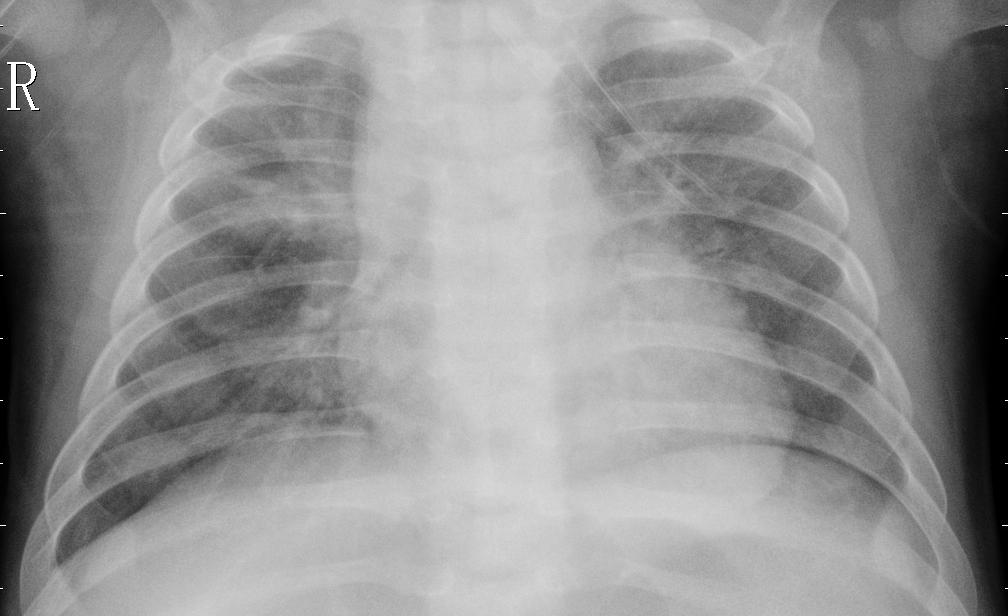
#> input picture image_30.jpeg, 1008 x 616 px, found by its file name
$ jupyter execute Genetic_Algorithm.ipynb
#> lines starting #> are read from the running program, lines starting #| are printed output that depends on the picture
#Genetic Algorithm
##Steps Of Genetic Algorithm

1. Encoding
2. Initial population
3. Fitness function
4. Selection
5. Mating pool
6. Crossover
7. Mutation

IMPORTING LIBRARIES

[cell 1]
import numpy as np
import matplotlib.pyplot as plt
import cv2
import random
from sklearn.metrics import mean_squared_error
from skimage.metrics import structural_similarity as ssim

POPULATION GENERATION

[cell 2]
def gen_population(chromosome_length, population_size):
  population=[]
  for i in range(population_size):
    chromosome = random.choices([0, 1], k=chromosome_length)
    population.append(chromosome)

  return population

DECODING THE TILE SIZE

[cell 3]
def bin2dec(chromosome):
  decimal=0

  for i in chromosome:
    decimal=decimal*2 + int(i)

  return decimal

DIVIDING THE CHROMOSOMES FOR LENGTH AND BREADTH

[cell 4]
def divide_chromosome(chromosome):
  mbits=len(chromosome)//2
  nbits=len(chromosome)-mbits

  m=chromosome[:mbits]
  n=chromosome[nbits:]

  m=bin2dec(m)
  n=bin2dec(n)

  return m,n

DEFINING A FITNESS FUNCTION

[cell 5]
def calculate_fitness(original_image,enhanced_image):
  org_img=np.asarray(original_image)
  enh_img=np.asarray(enhanced_image)


  mse=np.mean((org_img - enh_img) ** 2)
  maxpixel=255.0

  psnr=20*np.log10(maxpixel/np.sqrt(mse))

  return psnr

APPLYING CLAHE FOR FITNESS FUNCTION

[cell 6]
def ApplyClahe(image,cliplimit=2.0,gridsize=(8,8)):
  LABimage=cv2.cvtColor(image,cv2.COLOR_BGR2LAB)
  L,A,B=cv2.split(LABimage)
  CLAHE=cv2.createCLAHE(cliplimit,gridsize)
  Enh_L=CLAHE.apply(L)
  Enh_LAB=cv2.merge((Enh_L,A,B))

  return cv2.cvtColor(Enh_LAB,cv2.COLOR_LAB2BGR)

FITNESS GENERATION

[cell 7]
def generate_fitness(population,image,eachgentable):
  Fitness_table=np.zeros(len(population))
  print("Length Of Chromosome: ",len(population[0]))
  for i, current_chromosome in enumerate(population):
    m,n=divide_chromosome(current_chromosome)
    grid=(m,n)
    Enh_image=ApplyClahe(image,gridsize=grid)
    Fitness_table[i]=calculate_fitness(image,Enh_image)
  eachgentable.append(Fitness_table)
  plt.plot(Fitness_table)
  return Fitness_table,eachgentable

SORTING FITNESS

[cell 8]
def sortfitness(population,fitness_table,bestfitnesstable):
    combined_arrays = [(population[i], fitness_table[i]) for i in range(len(population))]


    sorted_combined_arrays = sorted(combined_arrays, key=lambda x: x[1])

    sorted_population = [t[0] for t in sorted_combined_arrays]
    sorted_fitness_table = [t[1] for t in sorted_combined_arrays]

    # print("Fittest Chromosome's Score: ", sorted_fitness_table[len(population)-1], " Fittest Chromosome: ",sorted_population[len(population)-1])
    bestfitnesstable.append(sorted_fitness_table[len(population)-1])
    return sorted_population,sorted_fitness_table,bestfitnesstable

SELECTION

[cell 9]
def roulette_wheel_selection(fitness_table, population):
  fitness_cdf = np.cumsum(fitness_table)
  fitness_cdf = fitness_cdf / fitness_cdf[-1]

  rand_num = np.random.rand()
  for i in range(len(population)):
    if rand_num < fitness_cdf[i]:
      selected_parent = population[i]

      return selected_parent

TWO POINT CROSSOVER

[cell 10]
def crossover(parent1,parent2):
  point1,point2=np.random.choice(len(parent1),size=2,replace=False)
  child1=parent1[:min(point1,point2)]+parent2[min(point1,point2):max(point1,point2)]+parent1[max(point1,point2):]
  child2=parent2[:min(point1,point2)]+parent1[min(point1,point2):max(point1,point2)]+parent2[max(point1,point2):]
  return child1, child2

GENERATING NEW POPULATION

[cell 11]
def newgeneration(child1,child2,population):
  population[0]=child1
  population[1]=child2
  return population

THREE POINT MUTATION

[cell 12]
def mutation(population):
  selected_chromosome=random.randint(0,len(population)-2)

  point1=np.random.randint(0,len(population[0])-1)
  point2=np.random.randint(0,len(population[0])-1)
  point3=np.random.randint(0,len(population[0])-1)
  if population[selected_chromosome][point1]==1:
    population[selected_chromosome][point1]=0
  else:
    population[selected_chromosome][point1]=1

  if population[selected_chromosome][point2]==1:
    population[selected_chromosome][point2]=0
  else:
    population[selected_chromosome][point2]=1

  if population[selected_chromosome][point3]==1:
    population[selected_chromosome][point3]=0
  else:
    population[selected_chromosome][point3]=1

  return population

CODE FOR GA IMPLEMENTATION

[cell 13]
def GA_for_CLAHE(image,max_m,max_n,population_size,generations):
  chromosome_length=len(bin(max(max_m,max_n))[2:])*2
  population=gen_population(chromosome_length,population_size)
  Best_fitness=[]
  eachgentable=[]

  print("--------------------------------------------------------------------")

  for i in range(generations):
    print("Generation: ", i+1)
    fitness_table,eachgentable=generate_fitness(population,image,eachgentable)
    population,fitness_table,Best_fitness=sortfitness(population,fitness_table,Best_fitness)

    parent1=roulette_wheel_selection(fitness_table,population)
    parent2=roulette_wheel_selection(fitness_table,population)
    child1,child2=crossover(parent1,parent2)
    population=newgeneration(child1,child2,population)

    parent1=roulette_wheel_selection(fitness_table,population)
    parent2=roulette_wheel_selection(fitness_table,population)
    child1,child2=crossover(parent1,parent2)
    population=newgeneration(child1,child2,population)

    parent1=roulette_wheel_selection(fitness_table,population)
    parent2=roulette_wheel_selection(fitness_table,population)
    child1,child2=crossover(parent1,parent2)
    population=newgeneration(child1,child2,population)

    population=mutation(population)
    population=mutation(population)
    population=mutation(population)
    population=mutation(population)


    print("------------------------------------------------------------------")

  enhanced_image=applyclahe(image,population=population,population_size=population_size,max_m=max_m,max_n=max_n)


  return enhanced_image, Best_fitness, eachgentable

FUNCTION FOR APPLYING CLAHE FOR THE FINAL VALUES

[cell 14]
def applyclahe(image,population,population_size,max_m,max_n):
  best_chromosome = population[population_size-1]
  m,n = divide_chromosome(best_chromosome)

  m=max(min(m,max_m), 2)
  n=max(min(n,max_n), 2)

  print(m)
  print(n)

  grid=(m,n)
  enhanced_image=ApplyClahe(image,gridsize=grid)
  return enhanced_image

COMPARING IMAGES BY PLOTTING THEM

[cell 15]
def compare_images(original_image,enhanced_image):
  original_image = cv2.cvtColor(original_image, cv2.COLOR_BGR2RGB)
  enhanced_image = cv2.cvtColor(enhanced_image, cv2.COLOR_BGR2RGB)

# Create a figure and axis objects
  fig, axes = plt.subplots(1, 2, figsize=(12, 6))

# Display original image
  axes[0].imshow(original_image)
  axes[0].set_title('Original')  # Add label 'Before' to the original image
  axes[0].axis('off')

# Display enhanced image
  axes[1].imshow(enhanced_image)
  axes[1].set_title('CLAHE')  # Add label 'After' to the enhanced image
  axes[1].axis('off')

# Show the plot
plt.show()

#TESTING THE MODEL

READING THE IMAGE

[cell 16]
img=cv2.imread("/content/image_30.jpeg")
#> img is the input picture: shape (616, 1008, 3); min 0, max 255, mean 146.9
plt.imshow(img)

RUNNING THE GA......

[cell 17]
image=img.copy()


max_m=image.shape[0]//4
#> max_m = 154
max_n=image.shape[1]//4
#> max_n = 252

min_m=2
min_n=2

population_size= 20
generations = 12

enhanced_image,Best_fitness,eachgentable=GA_for_CLAHE(image,max_m,max_n,population_size,generations)
#> the loop in GA_for_CLAHE, `for i in range(generations):` made 12 passes
#> Best_fitness on passes 2 to 4: [30.83, 30.83], [30.83, 30.83, 30.83], [30.83, 30.83, 30.83, 30.83]
#> Best_fitness on passes 1, 5: [30.83], [30.83, 30.83, 30.83, 30.83, 30.83]
#| Length Of Chromosome:  16
#| Length Of Chromosome:  16
#| Length Of Chromosome:  16
#| Length Of Chromosome:  16
#| Length Of Chromosome:  16
#| Length Of Chromosome:  16
#| Length Of Chromosome:  16
#| Length Of Chromosome:  16
#> (further printed lines are left out)
#> pass 1, in ApplyClahe, `Enh_L=CLAHE.apply(L)`:
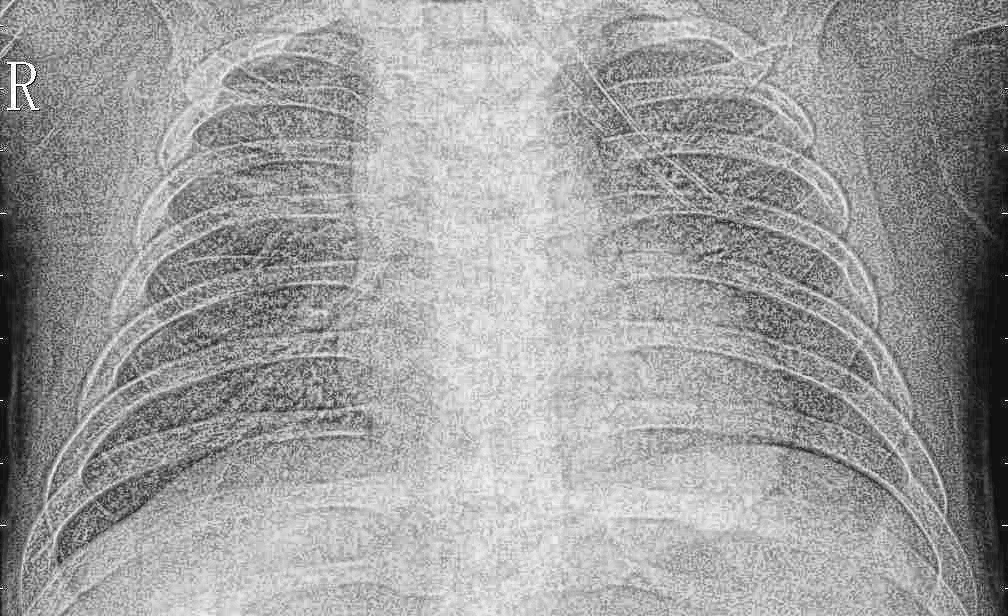
#> Enh_L: shape (616, 1008); min 10, max 255, mean 158.2
#| 30
#| 66
#> in applyclahe, `enhanced_image=ApplyClahe(image,gridsize=grid)`:
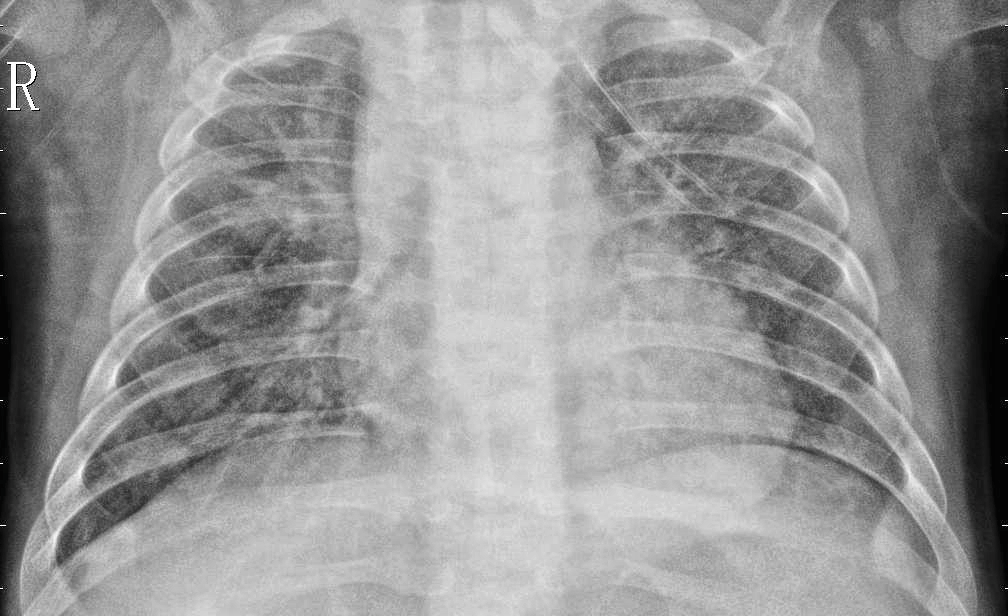
#> enhanced_image: shape (616, 1008, 3); mean B, G, R 149.5, 149.6, 149.5

print("Completed")
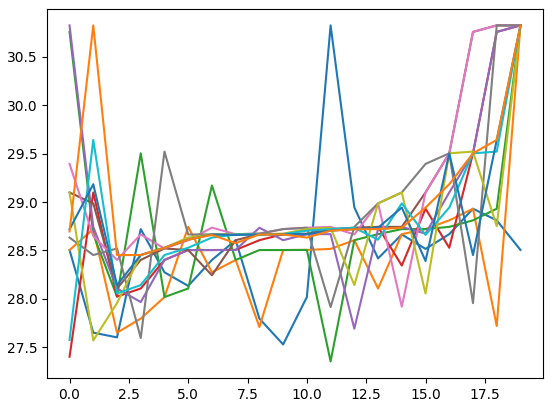
#> figure drawn by matplotlib, 1 panel; curve peaks at x = 11, y = 30.83; curve peaks at x = 19, y = 30.83; curve peaks at x = 19, y = 30.83

PLOTTING GRAPHS

[cell 18]
plt.figure(figsize=(5,5))
plt.plot(Best_fitness)
plt.title('Best Fitness For Each Generation')
plt.xlabel('Generations')
plt.ylabel('Fitness Score')
plt.xticks(rotation=90)
plt.grid(axis='y', linestyle='--', alpha=0.7)
plt.tight_layout()
plt.show()
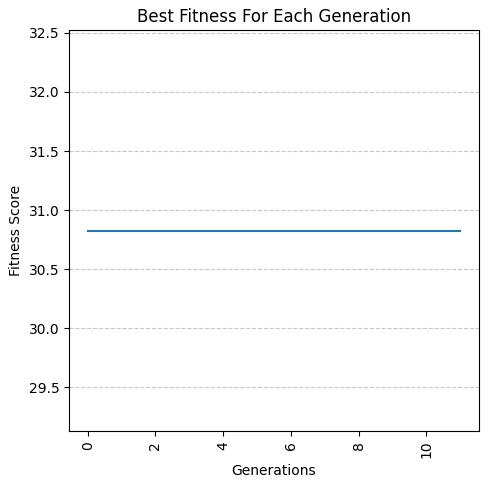
#> figure drawn by matplotlib, 1 panel

[cell 19]
plt.figure()
plt.plot(eachgentable[0])
plt.title('Fitness For First Generation')
plt.xlabel('Chromosome')
plt.ylabel('Fitness Score')
plt.xticks(rotation=90)
plt.grid(axis='y', linestyle='--', alpha=0.7)
plt.tight_layout()
plt.show()
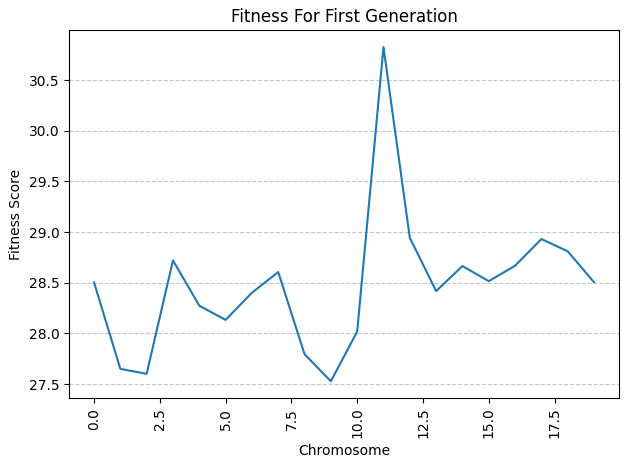
#> figure drawn by matplotlib, 1 panel; curve peaks at x = 11, y = 30.83

[cell 20]
plt.figure()
plt.plot(eachgentable[4])
plt.title('Best Fitness After Half OF The Generation')
plt.xlabel('Chromosome')
plt.ylabel('Fitness Score')
plt.xticks(rotation=90)
plt.grid(axis='y', linestyle='--', alpha=0.7)
plt.tight_layout()
plt.show()
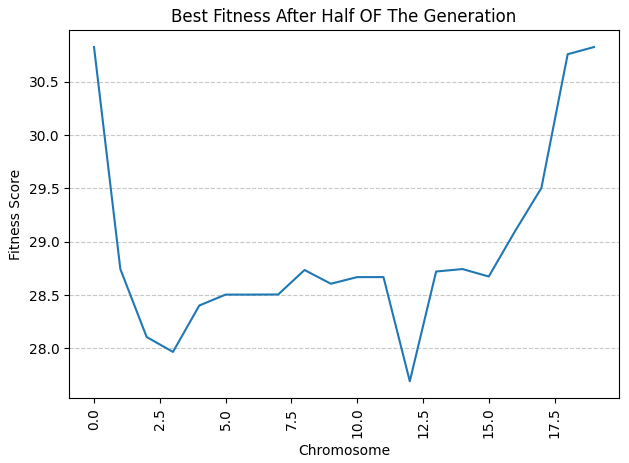
#> figure drawn by matplotlib, 1 panel; curve peaks at x = 0, y = 30.83

[cell 21]
plt.figure()
plt.plot(eachgentable[9])
plt.title('Best Fitness For 10th Generation')
plt.xlabel('Chromosome')
plt.ylabel('Fitness Score')
plt.xticks(rotation=90)
plt.grid(axis='y', linestyle='--', alpha=0.7)
plt.tight_layout()
plt.show()
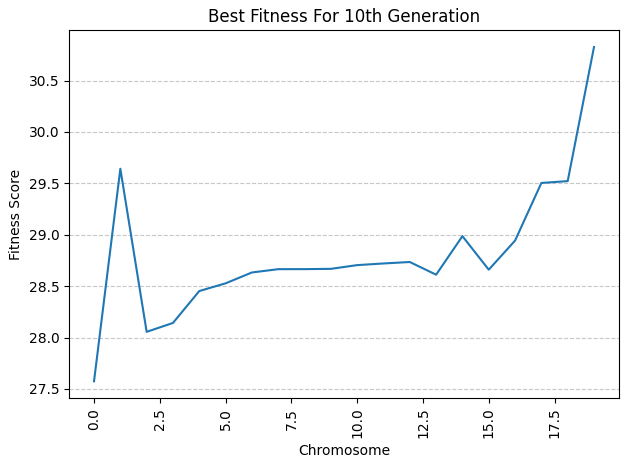
#> figure drawn by matplotlib, 1 panel; curve peaks at x = 19, y = 30.83

[cell 22]
compare_images(image,enhanced_image)

CALCULATING SSIM SCORE FOR THE IMAGES

[cell 23]
image2=image.copy()
LABimage2=cv2.cvtColor(image2,cv2.COLOR_BGR2LAB)
orgL,orgA,orgB=cv2.split(LABimage2)

image3=enhanced_image.copy()
LABimage3=cv2.cvtColor(image3,cv2.COLOR_BGR2LAB)
#> LABimage3: shape (616, 1008, 3); mean of channels 0, 1, 2 156.5, 128, 128
enhL,enhA,enhB=cv2.split(LABimage3)
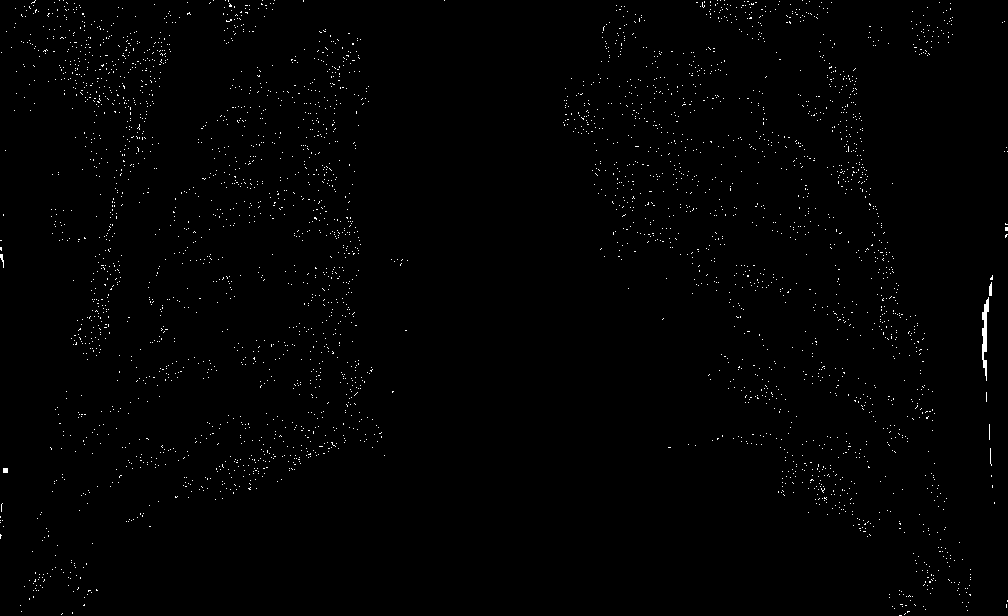
#> enhB: shape (616, 1008); values 128 (black) and 129 (white), 0.8% white in thin lines or dots

score,_=ssim(orgL,enhL,full=True)

[cell 24]
score
#> Out = 0.879

[cell 25]
calculate_fitness(image,enhanced_image)
#> Out = 30.83
